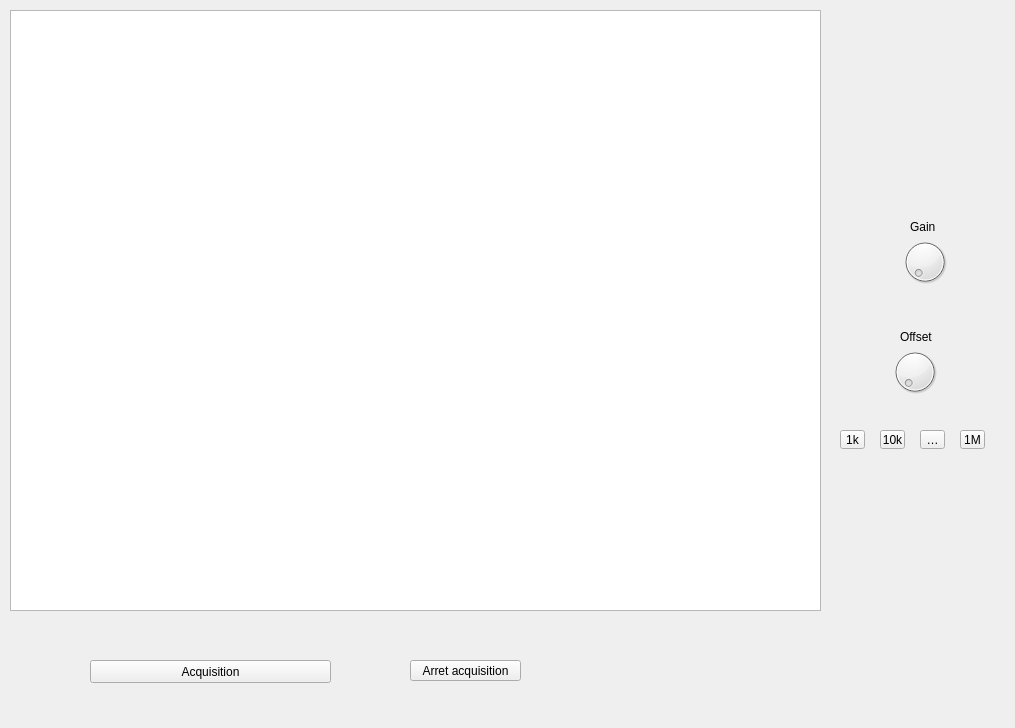
<?xml version="1.0" encoding="UTF-8"?>
<ui version="4.0">
 <class>Form</class>
 <widget class="QWidget" name="Form">
  <property name="geometry">
   <rect>
    <x>0</x>
    <y>0</y>
    <width>1015</width>
    <height>728</height>
   </rect>
  </property>
  <property name="windowTitle">
   <string>Form</string>
  </property>
  <widget class="QPushButton" name="btnArret">
   <property name="geometry">
    <rect>
     <x>410</x>
     <y>660</y>
     <width>111</width>
     <height>21</height>
    </rect>
   </property>
   <property name="text">
    <string>Arret acquisition</string>
   </property>
  </widget>
  <widget class="QDial" name="potGain">
   <property name="geometry">
    <rect>
     <x>900</x>
     <y>230</y>
     <width>50</width>
     <height>64</height>
    </rect>
   </property>
  </widget>
  <widget class="QDial" name="PotOffset">
   <property name="geometry">
    <rect>
     <x>890</x>
     <y>340</y>
     <width>50</width>
     <height>64</height>
    </rect>
   </property>
  </widget>
  <widget class="QLabel" name="LblOffset">
   <property name="geometry">
    <rect>
     <x>900</x>
     <y>330</y>
     <width>47</width>
     <height>13</height>
    </rect>
   </property>
   <property name="text">
    <string>Offset</string>
   </property>
  </widget>
  <widget class="QLabel" name="LblGain">
   <property name="geometry">
    <rect>
     <x>910</x>
     <y>220</y>
     <width>47</width>
     <height>13</height>
    </rect>
   </property>
   <property name="text">
    <string>Gain</string>
   </property>
  </widget>
  <widget class="QToolButton" name="Btn1K">
   <property name="geometry">
    <rect>
     <x>840</x>
     <y>430</y>
     <width>25</width>
     <height>19</height>
    </rect>
   </property>
   <property name="text">
    <string>1k</string>
   </property>
  </widget>
  <widget class="QToolButton" name="Btn10K">
   <property name="geometry">
    <rect>
     <x>880</x>
     <y>430</y>
     <width>25</width>
     <height>19</height>
    </rect>
   </property>
   <property name="text">
    <string>10k</string>
   </property>
  </widget>
  <widget class="QToolButton" name="Btn100K">
   <property name="geometry">
    <rect>
     <x>920</x>
     <y>430</y>
     <width>25</width>
     <height>19</height>
    </rect>
   </property>
   <property name="text">
    <string>100k</string>
   </property>
  </widget>
  <widget class="QToolButton" name="Btn1M">
   <property name="geometry">
    <rect>
     <x>960</x>
     <y>430</y>
     <width>25</width>
     <height>19</height>
    </rect>
   </property>
   <property name="text">
    <string>1M</string>
   </property>
  </widget>
  <widget class="QPushButton" name="btnAcquisition">
   <property name="geometry">
    <rect>
     <x>90</x>
     <y>660</y>
     <width>241</width>
     <height>23</height>
    </rect>
   </property>
   <property name="text">
    <string>Acquisition</string>
   </property>
  </widget>
  <widget class="MplWidget" name="graphicsView">
   <property name="geometry">
    <rect>
     <x>10</x>
     <y>10</y>
     <width>811</width>
     <height>601</height>
    </rect>
   </property>
  </widget>
 </widget>
 <customwidgets>
  <customwidget>
   <class>MplWidget</class>
   <extends>QGraphicsView</extends>
   <header>mplwidget</header>
  </customwidget>
 </customwidgets>
 <resources/>
 <connections/>
</ui>
